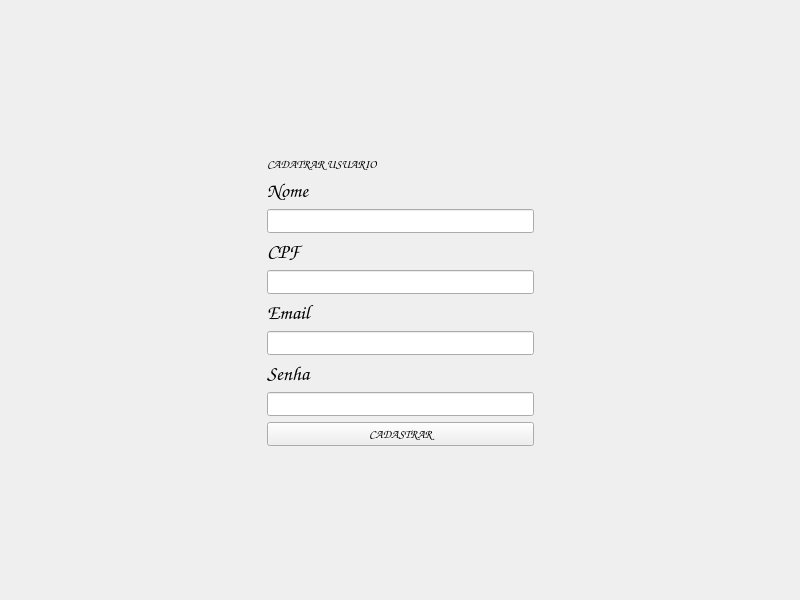
<?xml version="1.0" encoding="UTF-8"?>
<ui version="4.0">
 <class>MainWindow</class>
 <widget class="QMainWindow" name="MainWindow">
  <property name="geometry">
   <rect>
    <x>0</x>
    <y>0</y>
    <width>800</width>
    <height>600</height>
   </rect>
  </property>
  <property name="windowTitle">
   <string>MainWindow</string>
  </property>
  <property name="styleSheet">
   <string notr="true">font-family: Comic Sans MS;
</string>
  </property>
  <widget class="QWidget" name="centralwidget">
   <widget class="QWidget" name="horizontalLayoutWidget">
    <property name="geometry">
     <rect>
      <x>0</x>
      <y>0</y>
      <width>801</width>
      <height>601</height>
     </rect>
    </property>
    <layout class="QHBoxLayout" name="horizontalLayout">
     <item>
      <spacer name="horizontalSpacer">
       <property name="orientation">
        <enum>Qt::Horizontal</enum>
       </property>
       <property name="sizeHint" stdset="0">
        <size>
         <width>40</width>
         <height>20</height>
        </size>
       </property>
      </spacer>
     </item>
     <item>
      <layout class="QVBoxLayout" name="verticalLayout_2">
       <item>
        <spacer name="verticalSpacer">
         <property name="orientation">
          <enum>Qt::Vertical</enum>
         </property>
         <property name="sizeHint" stdset="0">
          <size>
           <width>20</width>
           <height>40</height>
          </size>
         </property>
        </spacer>
       </item>
       <item>
        <widget class="QLabel" name="cadtext">
         <property name="font">
          <font>
           <family>Comic Sans MS</family>
          </font>
         </property>
         <property name="styleSheet">
          <string notr="true"/>
         </property>
         <property name="text">
          <string>CADATRAR USUARIO</string>
         </property>
        </widget>
       </item>
       <item>
        <widget class="QLabel" name="nametext">
         <property name="font">
          <font>
           <family>Comic Sans MS</family>
           <pointsize>15</pointsize>
           <weight>50</weight>
           <italic>false</italic>
           <bold>false</bold>
          </font>
         </property>
         <property name="styleSheet">
          <string notr="true">font: 15pt &quot;Comic Sans MS&quot;;</string>
         </property>
         <property name="text">
          <string>Nome</string>
         </property>
        </widget>
       </item>
       <item>
        <widget class="QLineEdit" name="linename"/>
       </item>
       <item>
        <widget class="QLabel" name="cpftext">
         <property name="font">
          <font>
           <family>Comic Sans MS</family>
           <pointsize>15</pointsize>
           <weight>50</weight>
           <italic>false</italic>
           <bold>false</bold>
          </font>
         </property>
         <property name="styleSheet">
          <string notr="true">font: 15pt &quot;Comic Sans MS&quot;;</string>
         </property>
         <property name="text">
          <string>CPF</string>
         </property>
        </widget>
       </item>
       <item>
        <widget class="QLineEdit" name="linecpf"/>
       </item>
       <item>
        <widget class="QLabel" name="emailtext">
         <property name="font">
          <font>
           <family>Comic Sans MS</family>
           <pointsize>15</pointsize>
           <weight>50</weight>
           <italic>false</italic>
           <bold>false</bold>
          </font>
         </property>
         <property name="styleSheet">
          <string notr="true">font: 15pt &quot;Comic Sans MS&quot;;</string>
         </property>
         <property name="text">
          <string>Email</string>
         </property>
        </widget>
       </item>
       <item>
        <widget class="QLineEdit" name="linemail"/>
       </item>
       <item>
        <widget class="QLabel" name="senhatext">
         <property name="font">
          <font>
           <family>Comic Sans MS</family>
           <pointsize>15</pointsize>
          </font>
         </property>
         <property name="styleSheet">
          <string notr="true">font: 15pt &quot;Comic Sans MS&quot;;</string>
         </property>
         <property name="text">
          <string>Senha</string>
         </property>
        </widget>
       </item>
       <item>
        <widget class="QLineEdit" name="linesenha"/>
       </item>
       <item>
        <widget class="QPushButton" name="cadastro">
         <property name="cursor">
          <cursorShape>PointingHandCursor</cursorShape>
         </property>
         <property name="text">
          <string>CADASTRAR</string>
         </property>
        </widget>
       </item>
       <item>
        <spacer name="verticalSpacer_2">
         <property name="orientation">
          <enum>Qt::Vertical</enum>
         </property>
         <property name="sizeHint" stdset="0">
          <size>
           <width>20</width>
           <height>40</height>
          </size>
         </property>
        </spacer>
       </item>
      </layout>
     </item>
     <item>
      <spacer name="horizontalSpacer_2">
       <property name="orientation">
        <enum>Qt::Horizontal</enum>
       </property>
       <property name="sizeHint" stdset="0">
        <size>
         <width>40</width>
         <height>20</height>
        </size>
       </property>
      </spacer>
     </item>
    </layout>
   </widget>
  </widget>
 </widget>
 <resources/>
 <connections/>
</ui>
